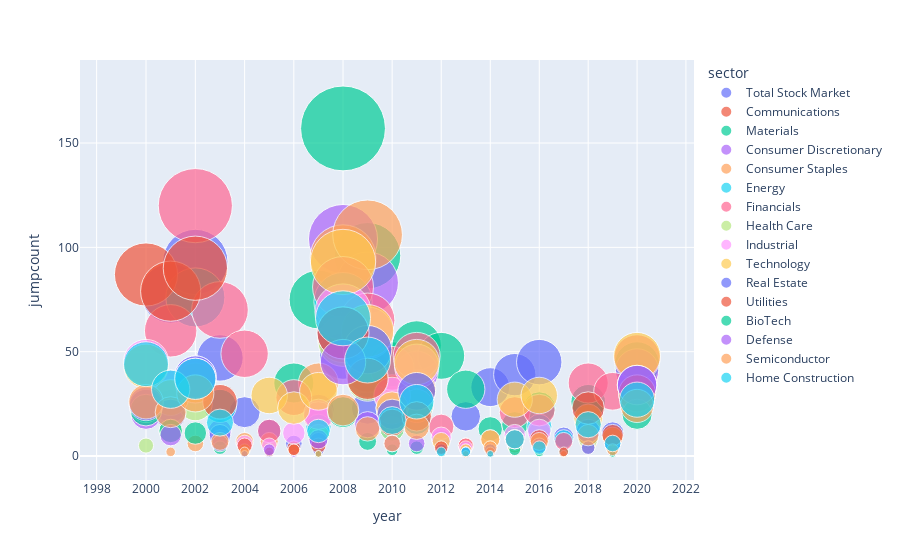

Source (notebook cell):
### Markdown cell above
### *Create a bubble graph to show all of the sectors and the correlating number of times it jumped over 2.5% to std_dev - that year. Looking at volatility patterns. Larger bubbles = more jumps*

### Code cell
fig = px.scatter(df_sector_jumps_totals, x="year", y="jumpcount", size="jumpcount", color="sector",hover_name="sector", log_x=True, size_max=60)
fig.show()

### Figure 1 — Plotly figure (JSON) as saved in the notebook; plotly's stock layout.template omitted (floating-point values rounded to 4 significant figures)
{"data": [{"hovertemplate": "<b>%{hovertext}</b><br><br>sector=Total Stock Market<br>year=%{x}<br>jumpcount=%{marker.size}<extra></extra>", "hovertext": ["Total Stock Market", "Total Stock Market", "Total Stock Market", "Total Stock Market", "Total Stock Market", "Total Stock Market", "Total Stock Market", "Total Stock Market", "Total Stock Market", "Total Stock Market", "Total Stock Market", "Total Stock Market", "Total Stock Market", "Total Stock Market", "Total Stock Market", "Total Stock Market", "Total Stock Market", "Total Stock Market", "Total Stock Market", "Total Stock Market", "Total Stock Market"], "legendgroup": "Total Stock Market", "marker": {"color": "#636efa", "size": [0, 78, 93, 47, 21, 12, 6, 3, 48, 23, 15, 24, 8, 19, 33, 39, 45, 9, 23, 11, 30], "sizemode": "area", "sizeref": 0.04361, "symbol": "circle"}, "mode": "markers", "name": "Total Stock Market", "orientation": "v", "showlegend": true, "type": "scatter", "x": [2000, 2001, 2002, 2003, 2004, 2005, 2006, 2007, 2008, 2009, 2010, 2011, 2012, 2013, 2014, 2015, 2016, 2017, 2018, 2019, 2020], "xaxis": "x", "y": [0, 78, 93, 47, 21, 12, 6, 3, 48, 23, 15, 24, 8, 19, 33, 39, 45, 9, 23, 11, 30], "yaxis": "y"}, {"hovertemplate": "<b>%{hovertext}</b><br><br>sector=Communications<br>year=%{x}<br>jumpcount=%{marker.size}<extra></extra>", "hovertext": ["Communications", "Communications", "Communications", "Communications", "Communications", "Communications", "Communications", "Communications", "Communications", "Communications", "Communications", "Communications", "Communications", "Communications", "Communications", "Communications", "Communications", "Communications", "Communications", "Communications", "Communications"], "legendgroup": "Communications", "marker": {"color": "#EF553B", "size": [0, 0, 0, 0, 0, 0, 4, 8, 57, 41, 22, 31, 3, 2, 2, 4, 5, 0, 15, 6, 36], "sizemode": "area", "sizeref": 0.04361, "symbol": "circle"}, "mode": "markers", "name": "Communications", "orientation": "v", "showlegend": true, "type": "scatter", "x": [2000, 2001, 2002, 2003, 2004, 2005, 2006, 2007, 2008, 2009, 2010, 2011, 2012, 2013, 2014, 2015, 2016, 2017, 2018, 2019, 2020], "xaxis": "x", "y": [0, 0, 0, 0, 0, 0, 4, 8, 57, 41, 22, 31, 3, 2, 2, 4, 5, 0, 15, 6, 36], "yaxis": "y"}, {"hovertemplate": "<b>%{hovertext}</b><br><br>sector=Materials<br>year=%{x}<br>jumpcount=%{marker.size}<extra></extra>", "hovertext": ["Materials", "Materials", "Materials", "Materials", "Materials", "Materials", "Materials", "Materials", "Materials", "Materials", "Materials", "Materials", "Materials", "Materials", "Materials", "Materials", "Materials", "Materials", "Materials", "Materials", "Materials"], "legendgroup": "Materials", "marker": {"color": "#00cc96", "size": [0, 0, 0, 0, 0, 0, 35, 75, 157, 96, 44, 53, 48, 32, 13, 15, 23, 2, 26, 5, 44], "sizemode": "area", "sizeref": 0.04361, "symbol": "circle"}, "mode": "markers", "name": "Materials", "orientation": "v", "showlegend": true, "type": "scatter", "x": [2000, 2001, 2002, 2003, 2004, 2005, 2006, 2007, 2008, 2009, 2010, 2011, 2012, 2013, 2014, 2015, 2016, 2017, 2018, 2019, 2020], "xaxis": "x", "y": [0, 0, 0, 0, 0, 0, 35, 75, 157, 96, 44, 53, 48, 32, 13, 15, 23, 2, 26, 5, 44], "yaxis": "y"}, {"hovertemplate": "<b>%{hovertext}</b><br><br>sector=Consumer Discretionary<br>year=%{x}<br>jumpcount=%{marker.size}<extra></extra>", "hovertext": ["Consumer Discretionary", "Consumer Discretionary", "Consumer Discretionary", "Consumer Discretionary", "Consumer Discretionary", "Consumer Discretionary", "Consumer Discretionary", "Consumer Discretionary", "Consumer Discretionary", "Consumer Discretionary", "Consumer Discretionary", "Consumer Discretionary", "Consumer Discretionary", "Consumer Discretionary", "Consumer Discretionary", "Consumer Discretionary", "Consumer Discretionary", "Consumer Discretionary", "Consumer Discretionary", "Consumer Discretionary", "Consumer Discretionary"], "legendgroup": "Consumer Discretionary", "marker": {"color": "#ab63fa", "size": [20, 24, 36, 12, 0, 0, 1, 22, 104, 83, 23, 40, 4, 3, 0, 5, 11, 0, 9, 3, 41], "sizemode": "area", "sizeref": 0.04361, "symbol": "circle"}, "mode": "markers", "name": "Consumer Discretionary", "orientation": "v", "showlegend": true, "type": "scatter", "x": [2000, 2001, 2002, 2003, 2004, 2005, 2006, 2007, 2008, 2009, 2010, 2011, 2012, 2013, 2014, 2015, 2016, 2017, 2018, 2019, 2020], "xaxis": "x", "y": [20, 24, 36, 12, 0, 0, 1, 22, 104, 83, 23, 40, 4, 3, 0, 5, 11, 0, 9, 3, 41], "yaxis": "y"}, {"hovertemplate": "<b>%{hovertext}</b><br><br>sector=Consumer Staples<br>year=%{x}<br>jumpcount=%{marker.size}<extra></extra>", "hovertext": ["Consumer Staples", "Consumer Staples", "Consumer Staples", "Consumer Staples", "Consumer Staples", "Consumer Staples", "Consumer Staples", "Consumer Staples", "Consumer Staples", "Consumer Staples", "Consumer Staples", "Consumer Staples", "Consumer Staples", "Consumer Staples", "Consumer Staples", "Consumer Staples", "Consumer Staples", "Consumer Staples", "Consumer Staples", "Consumer Staples", "Consumer Staples"], "legendgroup": "Consumer Staples", "marker": {"color": "#FFA15A", "size": [0, 2, 6, 0, 7, 7, 3, 35, 95, 106, 30, 32, 2, 5, 1, 5, 5, 0, 7, 0, 34], "sizemode": "area", "sizeref": 0.04361, "symbol": "circle"}, "mode": "markers", "name": "Consumer Staples", "orientation": "v", "showlegend": true, "type": "scatter", "x": [2000, 2001, 2002, 2003, 2004, 2005, 2006, 2007, 2008, 2009, 2010, 2011, 2012, 2013, 2014, 2015, 2016, 2017, 2018, 2019, 2020], "xaxis": "x", "y": [0, 2, 6, 0, 7, 7, 3, 35, 95, 106, 30, 32, 2, 5, 1, 5, 5, 0, 7, 0, 34], "yaxis": "y"}, {"hovertemplate": "<b>%{hovertext}</b><br><br>sector=Energy<br>year=%{x}<br>jumpcount=%{marker.size}<extra></extra>", "hovertext": ["Energy", "Energy", "Energy", "Energy", "Energy", "Energy", "Energy", "Energy", "Energy", "Energy", "Energy", "Energy", "Energy", "Energy", "Energy", "Energy", "Energy", "Energy", "Energy", "Energy", "Energy"], "legendgroup": "Energy", "marker": {"color": "#19d3f3", "size": [24, 32, 76, 24, 2, 0, 0, 14, 74, 38, 13, 17, 3, 1, 3, 7, 14, 8, 9, 4, 26], "sizemode": "area", "sizeref": 0.04361, "symbol": "circle"}, "mode": "markers", "name": "Energy", "orientation": "v", "showlegend": true, "type": "scatter", "x": [2000, 2001, 2002, 2003, 2004, 2005, 2006, 2007, 2008, 2009, 2010, 2011, 2012, 2013, 2014, 2015, 2016, 2017, 2018, 2019, 2020], "xaxis": "x", "y": [24, 32, 76, 24, 2, 0, 0, 14, 74, 38, 13, 17, 3, 1, 3, 7, 14, 8, 9, 4, 26], "yaxis": "y"}, {"hovertemplate": "<b>%{hovertext}</b><br><br>sector=Financials<br>year=%{x}<br>jumpcount=%{marker.size}<extra></extra>", "hovertext": ["Financials", "Financials", "Financials", "Financials", "Financials", "Financials", "Financials", "Financials", "Financials", "Financials", "Financials", "Financials", "Financials", "Financials", "Financials", "Financials", "Financials", "Financials", "Financials", "Financials", "Financials"], "legendgroup": "Financials", "marker": {"color": "#FF6692", "size": [0, 60, 120, 70, 49, 12, 28, 19, 81, 65, 42, 48, 14, 5, 8, 21, 22, 7, 35, 31, 47], "sizemode": "area", "sizeref": 0.04361, "symbol": "circle"}, "mode": "markers", "name": "Financials", "orientation": "v", "showlegend": true, "type": "scatter", "x": [2000, 2001, 2002, 2003, 2004, 2005, 2006, 2007, 2008, 2009, 2010, 2011, 2012, 2013, 2014, 2015, 2016, 2017, 2018, 2019, 2020], "xaxis": "x", "y": [0, 60, 120, 70, 49, 12, 28, 19, 81, 65, 42, 48, 14, 5, 8, 21, 22, 7, 35, 31, 47], "yaxis": "y"}, {"hovertemplate": "<b>%{hovertext}</b><br><br>sector=Health Care<br>year=%{x}<br>jumpcount=%{marker.size}<extra></extra>", "hovertext": ["Health Care", "Health Care", "Health Care", "Health Care", "Health Care", "Health Care", "Health Care", "Health Care", "Health Care", "Health Care", "Health Care", "Health Care", "Health Care", "Health Care", "Health Care", "Health Care", "Health Care", "Health Care", "Health Care", "Health Care", "Health Care"], "legendgroup": "Health Care", "marker": {"color": "#B6E880", "size": [5, 12, 25, 6, 0, 0, 0, 10, 55, 36, 13, 24, 2, 3, 0, 5, 4, 0, 8, 5, 30], "sizemode": "area", "sizeref": 0.04361, "symbol": "circle"}, "mode": "markers", "name": "Health Care", "orientation": "v", "showlegend": true, "type": "scatter", "x": [2000, 2001, 2002, 2003, 2004, 2005, 2006, 2007, 2008, 2009, 2010, 2011, 2012, 2013, 2014, 2015, 2016, 2017, 2018, 2019, 2020], "xaxis": "x", "y": [5, 12, 25, 6, 0, 0, 0, 10, 55, 36, 13, 24, 2, 3, 0, 5, 4, 0, 8, 5, 30], "yaxis": "y"}, {"hovertemplate": "<b>%{hovertext}</b><br><br>sector=Industrial<br>year=%{x}<br>jumpcount=%{marker.size}<extra></extra>", "hovertext": ["Industrial", "Industrial", "Industrial", "Industrial", "Industrial", "Industrial", "Industrial", "Industrial", "Industrial", "Industrial", "Industrial", "Industrial", "Industrial", "Industrial", "Industrial", "Industrial", "Industrial", "Industrial", "Industrial", "Industrial", "Industrial"], "legendgroup": "Industrial", "marker": {"color": "#FF97FF", "size": [45, 32, 38, 8, 6, 5, 11, 20, 69, 59, 29, 43, 9, 4, 4, 10, 12, 1, 13, 6, 34], "sizemode": "area", "sizeref": 0.04361, "symbol": "circle"}, "mode": "markers", "name": "Industrial", "orientation": "v", "showlegend": true, "type": "scatter", "x": [2000, 2001, 2002, 2003, 2004, 2005, 2006, 2007, 2008, 2009, 2010, 2011, 2012, 2013, 2014, 2015, 2016, 2017, 2018, 2019, 2020], "xaxis": "x", "y": [45, 32, 38, 8, 6, 5, 11, 20, 69, 59, 29, 43, 9, 4, 4, 10, 12, 1, 13, 6, 34], "yaxis": "y"}, {"hovertemplate": "<b>%{hovertext}</b><br><br>sector=Technology<br>year=%{x}<br>jumpcount=%{marker.size}<extra></extra>", "hovertext": ["Technology", "Technology", "Technology", "Technology", "Technology", "Technology", "Technology", "Technology", "Technology", "Technology", "Technology", "Technology", "Technology", "Technology", "Technology", "Technology", "Technology", "Technology", "Technology", "Technology", "Technology"], "legendgroup": "Technology", "marker": {"color": "#FECB52", "size": [43, 28, 35, 6, 3, 29, 23, 31, 93, 60, 23, 45, 7, 3, 8, 27, 29, 1, 18, 9, 48], "sizemode": "area", "sizeref": 0.04361, "symbol": "circle"}, "mode": "markers", "name": "Technology", "orientation": "v", "showlegend": true, "type": "scatter", "x": [2000, 2001, 2002, 2003, 2004, 2005, 2006, 2007, 2008, 2009, 2010, 2011, 2012, 2013, 2014, 2015, 2016, 2017, 2018, 2019, 2020], "xaxis": "x", "y": [43, 28, 35, 6, 3, 29, 23, 31, 93, 60, 23, 45, 7, 3, 8, 27, 29, 1, 18, 9, 48], "yaxis": "y"}, {"hovertemplate": "<b>%{hovertext}</b><br><br>sector=Real Estate<br>year=%{x}<br>jumpcount=%{marker.size}<extra></extra>", "hovertext": ["Real Estate", "Real Estate", "Real Estate", "Real Estate", "Real Estate", "Real Estate", "Real Estate", "Real Estate", "Real Estate", "Real Estate", "Real Estate", "Real Estate", "Real Estate", "Real Estate", "Real Estate", "Real Estate", "Real Estate", "Real Estate", "Real Estate", "Real Estate", "Real Estate"], "legendgroup": "Real Estate", "marker": {"color": "#636efa", "size": [24, 20, 38, 10, 0, 1, 0, 7, 59, 51, 20, 31, 3, 2, 3, 7, 5, 0, 12, 6, 34], "sizemode": "area", "sizeref": 0.04361, "symbol": "circle"}, "mode": "markers", "name": "Real Estate", "orientation": "v", "showlegend": true, "type": "scatter", "x": [2000, 2001, 2002, 2003, 2004, 2005, 2006, 2007, 2008, 2009, 2010, 2011, 2012, 2013, 2014, 2015, 2016, 2017, 2018, 2019, 2020], "xaxis": "x", "y": [24, 20, 38, 10, 0, 1, 0, 7, 59, 51, 20, 31, 3, 2, 3, 7, 5, 0, 12, 6, 34], "yaxis": "y"}, {"hovertemplate": "<b>%{hovertext}</b><br><br>sector=Utilities<br>year=%{x}<br>jumpcount=%{marker.size}<extra></extra>", "hovertext": ["Utilities", "Utilities", "Utilities", "Utilities", "Utilities", "Utilities", "Utilities", "Utilities", "Utilities", "Utilities", "Utilities", "Utilities", "Utilities", "Utilities", "Utilities", "Utilities", "Utilities", "Utilities", "Utilities", "Utilities", "Utilities"], "legendgroup": "Utilities", "marker": {"color": "#EF553B", "size": [87, 79, 90, 26, 5, 2, 3, 5, 59, 37, 16, 19, 4, 1, 2, 8, 8, 2, 23, 10, 30], "sizemode": "area", "sizeref": 0.04361, "symbol": "circle"}, "mode": "markers", "name": "Utilities", "orientation": "v", "showlegend": true, "type": "scatter", "x": [2000, 2001, 2002, 2003, 2004, 2005, 2006, 2007, 2008, 2009, 2010, 2011, 2012, 2013, 2014, 2015, 2016, 2017, 2018, 2019, 2020], "xaxis": "x", "y": [87, 79, 90, 26, 5, 2, 3, 5, 59, 37, 16, 19, 4, 1, 2, 8, 8, 2, 23, 10, 30], "yaxis": "y"}, {"hovertemplate": "<b>%{hovertext}</b><br><br>sector=BioTech<br>year=%{x}<br>jumpcount=%{marker.size}<extra></extra>", "hovertext": ["BioTech", "BioTech", "BioTech", "BioTech", "BioTech", "BioTech", "BioTech", "BioTech", "BioTech", "BioTech", "BioTech", "BioTech", "BioTech", "BioTech", "BioTech", "BioTech", "BioTech", "BioTech", "BioTech", "BioTech", "BioTech"], "legendgroup": "BioTech", "marker": {"color": "#00cc96", "size": [22, 12, 11, 4, 1, 0, 0, 1, 21, 7, 3, 4, 0, 2, 0, 3, 2, 0, 4, 1, 20], "sizemode": "area", "sizeref": 0.04361, "symbol": "circle"}, "mode": "markers", "name": "BioTech", "orientation": "v", "showlegend": true, "type": "scatter", "x": [2000, 2001, 2002, 2003, 2004, 2005, 2006, 2007, 2008, 2009, 2010, 2011, 2012, 2013, 2014, 2015, 2016, 2017, 2018, 2019, 2020], "xaxis": "x", "y": [22, 12, 11, 4, 1, 0, 0, 1, 21, 7, 3, 4, 0, 2, 0, 3, 2, 0, 4, 1, 20], "yaxis": "y"}, {"hovertemplate": "<b>%{hovertext}</b><br><br>sector=Defense<br>year=%{x}<br>jumpcount=%{marker.size}<extra></extra>", "hovertext": ["Defense", "Defense", "Defense", "Defense", "Defense", "Defense", "Defense", "Defense", "Defense", "Defense", "Defense", "Defense", "Defense", "Defense", "Defense", "Defense", "Defense", "Defense", "Defense", "Defense", "Defense"], "legendgroup": "Defense", "marker": {"color": "#ab63fa", "size": [25, 10, 37, 6, 1, 3, 0, 8, 45, 15, 6, 6, 0, 2, 0, 8, 5, 0, 4, 0, 34], "sizemode": "area", "sizeref": 0.04361, "symbol": "circle"}, "mode": "markers", "name": "Defense", "orientation": "v", "showlegend": true, "type": "scatter", "x": [2000, 2001, 2002, 2003, 2004, 2005, 2006, 2007, 2008, 2009, 2010, 2011, 2012, 2013, 2014, 2015, 2016, 2017, 2018, 2019, 2020], "xaxis": "x", "y": [25, 10, 37, 6, 1, 3, 0, 8, 45, 15, 6, 6, 0, 2, 0, 8, 5, 0, 4, 0, 34], "yaxis": "y"}, {"hovertemplate": "<b>%{hovertext}</b><br><br>sector=Semiconductor<br>year=%{x}<br>jumpcount=%{marker.size}<extra></extra>", "hovertext": ["Semiconductor", "Semiconductor", "Semiconductor", "Semiconductor", "Semiconductor", "Semiconductor", "Semiconductor", "Semiconductor", "Semiconductor", "Semiconductor", "Semiconductor", "Semiconductor", "Semiconductor", "Semiconductor", "Semiconductor", "Semiconductor", "Semiconductor", "Semiconductor", "Semiconductor", "Semiconductor", "Semiconductor"], "legendgroup": "Semiconductor", "marker": {"color": "#FFA15A", "size": [26, 21, 30, 7, 2, 0, 0, 1, 22, 13, 6, 14, 0, 1, 4, 8, 7, 0, 10, 3, 24], "sizemode": "area", "sizeref": 0.04361, "symbol": "circle"}, "mode": "markers", "name": "Semiconductor", "orientation": "v", "showlegend": true, "type": "scatter", "x": [2000, 2001, 2002, 2003, 2004, 2005, 2006, 2007, 2008, 2009, 2010, 2011, 2012, 2013, 2014, 2015, 2016, 2017, 2018, 2019, 2020], "xaxis": "x", "y": [26, 21, 30, 7, 2, 0, 0, 1, 22, 13, 6, 14, 0, 1, 4, 8, 7, 0, 10, 3, 24], "yaxis": "y"}, {"hovertemplate": "<b>%{hovertext}</b><br><br>sector=Home Construction<br>year=%{x}<br>jumpcount=%{marker.size}<extra></extra>", "hovertext": ["Home Construction", "Home Construction", "Home Construction", "Home Construction", "Home Construction", "Home Construction", "Home Construction", "Home Construction", "Home Construction", "Home Construction", "Home Construction", "Home Construction", "Home Construction", "Home Construction", "Home Construction", "Home Construction", "Home Construction", "Home Construction", "Home Construction", "Home Construction", "Home Construction"], "legendgroup": "Home Construction", "marker": {"color": "#19d3f3", "size": [44, 32, 37, 16, 0, 0, 0, 12, 66, 46, 17, 26, 2, 2, 1, 8, 4, 0, 15, 6, 27], "sizemode": "area", "sizeref": 0.04361, "symbol": "circle"}, "mode": "markers", "name": "Home Construction", "orientation": "v", "showlegend": true, "type": "scatter", "x": [2000, 2001, 2002, 2003, 2004, 2005, 2006, 2007, 2008, 2009, 2010, 2011, 2012, 2013, 2014, 2015, 2016, 2017, 2018, 2019, 2020], "xaxis": "x", "y": [44, 32, 37, 16, 0, 0, 0, 12, 66, 46, 17, 26, 2, 2, 1, 8, 4, 0, 15, 6, 27], "yaxis": "y"}], "layout": {"autosize": true, "legend": {"itemsizing": "constant", "title": {"text": "sector"}, "tracegroupgap": 0}, "margin": {"t": 60}, "xaxis": {"anchor": "y", "autorange": true, "domain": [0, 1], "range": [3.301, 3.306], "title": {"text": "year"}, "type": "log"}, "yaxis": {"anchor": "x", "autorange": true, "domain": [0, 1], "range": [-12.71, 200.2], "title": {"text": "jumpcount"}, "type": "linear"}}}
